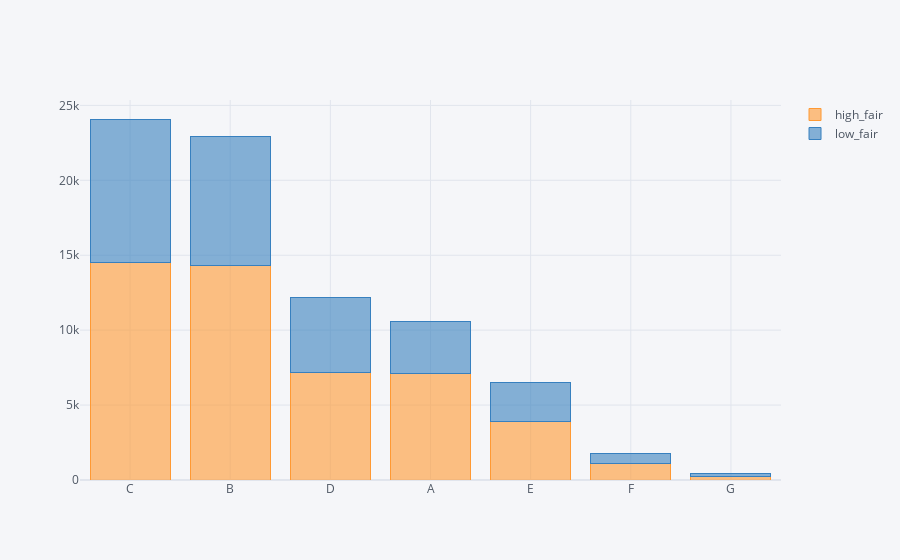

This figure's notebook cell:
### Code cell
high_fair = credit[credit['연간소득'] >= 1.440000e+07]['대출등급'].value_counts() #평균 대출금액 이상
low_fair = credit[credit['연간소득'] < 8.138032e+07]['대출등급'].value_counts()

df = pd.concat([high_fair, low_fair], axis=1, keys=['high_fair', 'low_fair'])
df.iplot(kind='bar', barmode='stack')

### Figure 1 — Plotly figure (JSON) as saved in the notebook; plotly's stock layout.template omitted (floating-point values rounded to 4 significant figures)
{"data": [{"marker": {"color": "rgba(255, 153, 51, 0.6)", "line": {"color": "rgba(255, 153, 51, 1.0)", "width": 1}}, "name": "high_fair", "orientation": "v", "text": "", "type": "bar", "x": ["C", "B", "D", "A", "E", "F", "G"], "y": [14485, 14283, 7145, 7127, 3882, 1069, 247]}, {"marker": {"color": "rgba(55, 128, 191, 0.6)", "line": {"color": "rgba(55, 128, 191, 1.0)", "width": 1}}, "name": "low_fair", "orientation": "v", "text": "", "type": "bar", "x": ["C", "B", "D", "A", "E", "F", "G"], "y": [9606, 8647, 5003, 3445, 2597, 671, 169]}], "layout": {"barmode": "stack", "legend": {"bgcolor": "#F5F6F9", "font": {"color": "#4D5663"}, "traceorder": "normal"}, "paper_bgcolor": "#F5F6F9", "plot_bgcolor": "#F5F6F9", "title": {"font": {"color": "#4D5663"}}, "xaxis": {"gridcolor": "#E1E5ED", "showgrid": true, "tickfont": {"color": "#4D5663"}, "title": {"font": {"color": "#4D5663"}, "text": ""}, "zerolinecolor": "#E1E5ED"}, "yaxis": {"gridcolor": "#E1E5ED", "showgrid": true, "tickfont": {"color": "#4D5663"}, "title": {"font": {"color": "#4D5663"}, "text": ""}, "zerolinecolor": "#E1E5ED"}}}
